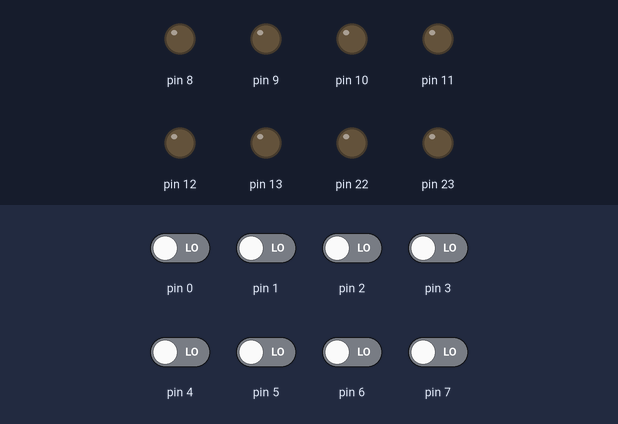
The sketch below on a simulated Arduino Uno, built with avr-gcc and run on an emulated ATmega328P. On the bench: output pins drawn as LEDs (lit = HIGH). The inputs (shaded band) are chosen by the test bench; at power-on: pin 0–7 LOW.

Above: at 0.8 s.
0.9 s: pin 0 driven HIGH
At 1.7 s:
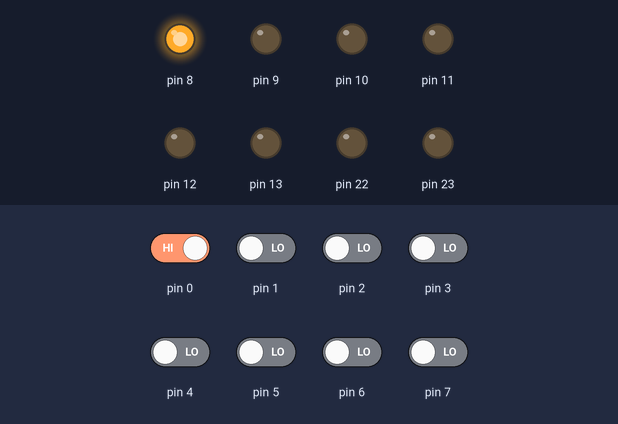
2.4 s: pin 1 driven HIGH
At 2.9 s:
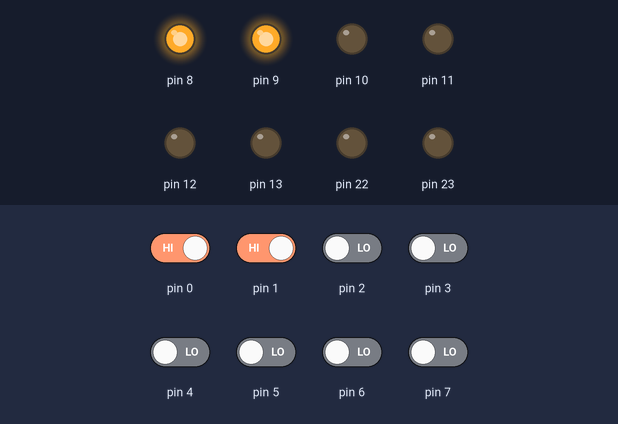
3.9 s: pin 2 driven HIGH
At 5.1 s:
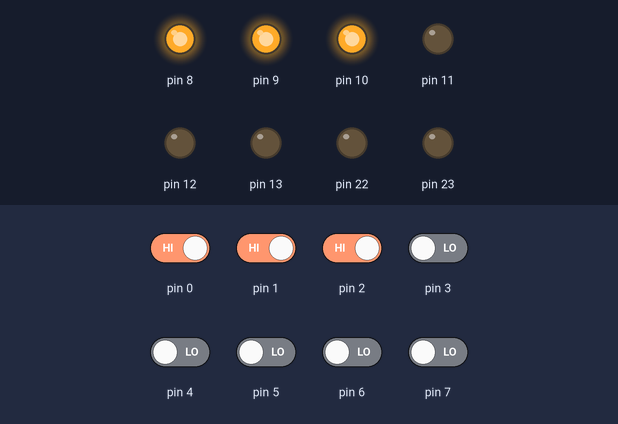
5.4 s: pin 3 driven HIGH
At 6.4 s:
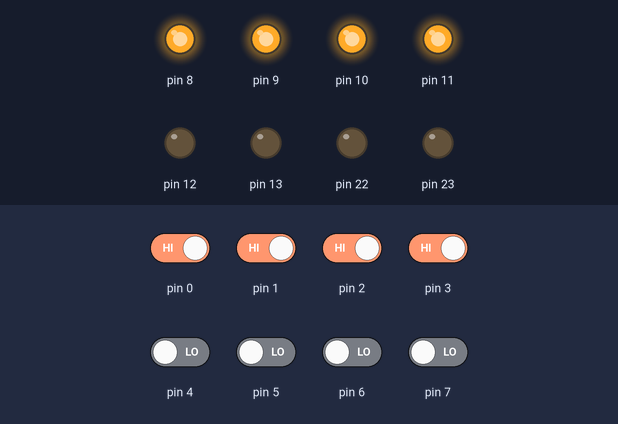
6.9 s: pin 4 driven HIGH
At 7.5 s:
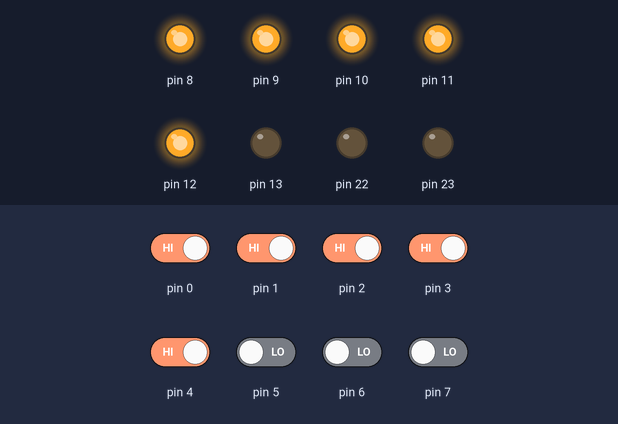
8.4 s: pin 5 driven HIGH
At 9.8 s:
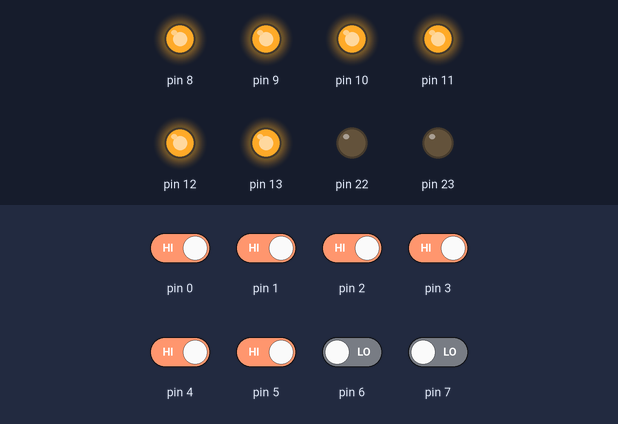
Timing chart, 0 to 10.9 s (numbered marks = the images above; inputs shaded):
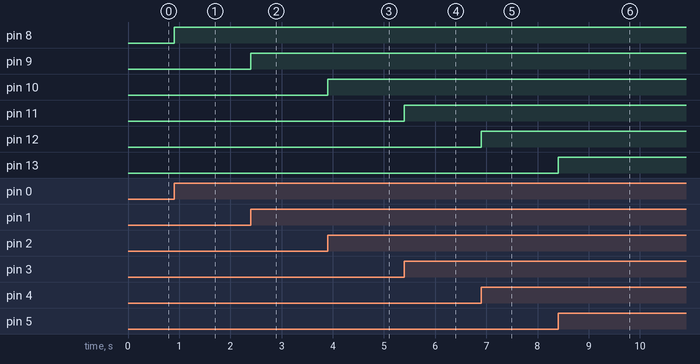

Measured:
- after the input at 0.9 s, pin 8: LOW → HIGH at once
- after the input at 2.4 s, pin 9: LOW → HIGH at once
- after the input at 3.9 s, pin 10: LOW → HIGH at once
- after the input at 5.4 s, pin 11: LOW → HIGH at once
- after the input at 6.9 s, pin 12: LOW → HIGH at once
- after the input at 8.4 s, pin 13: LOW → HIGH at once

The sketch:

CSE-322-2202-lab8-task-1.ino
```cpp
#include<avr/io.h>

int main()
{
  //Setup/Initialization
  //DDRB = (1<<DDB3)|(1<<DDB2)|(1<<DDB1)|(1<<DDB0); //Declaring B0 to B3 as outputs
  //DDRB|=(1<<2); //Declare PB2 as output
  DDRB=0xff; //Declaring full port B as output
  DDRD=0x00; //Declaring full port D as input
  //DDRC=0b00001111;
  unsigned int i;
  while(1)
  {
    i=PIND; //Store the value of D (PD0-PD7) in i.
    PORTB=i; //Output value of I to port B.
  }
}
```
